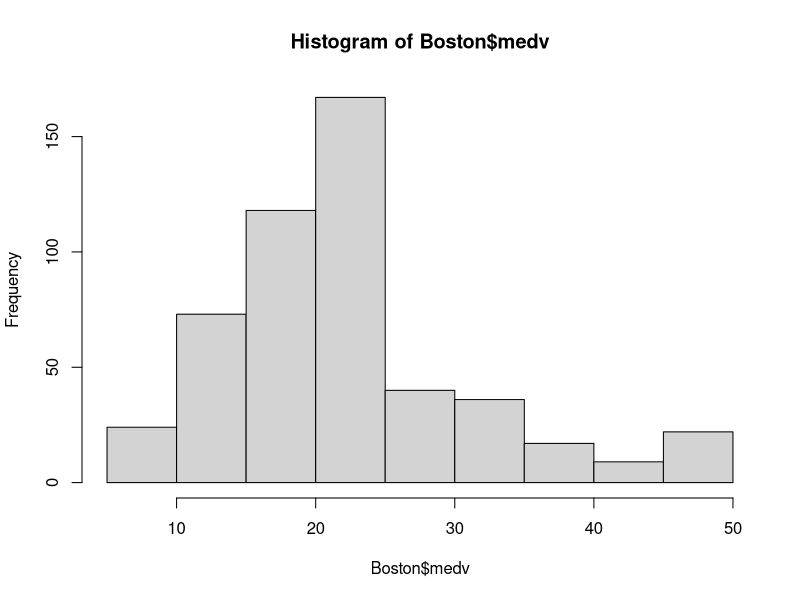
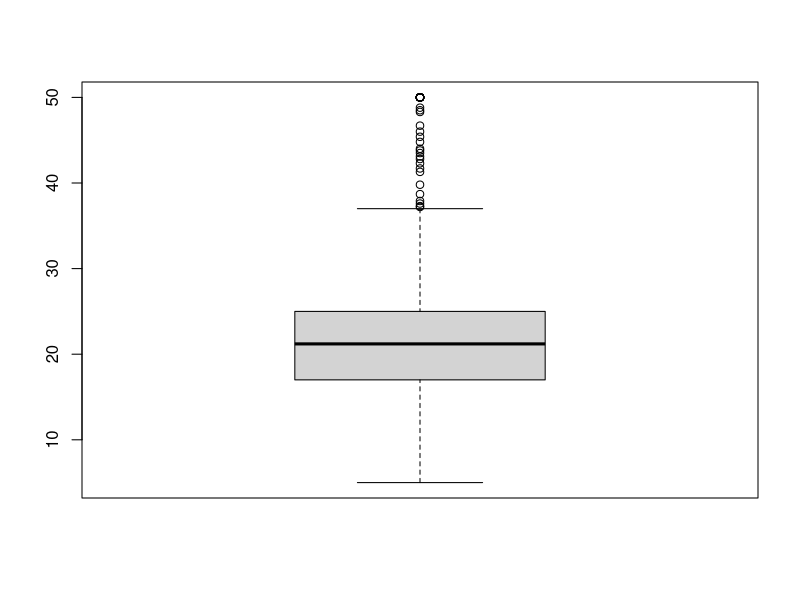

Source code (R) for these figures, in order: (Note: this script raises an error after producing the figures.)
getwd()
library("MASS")
data("Boston")
View(Boston)

#Output variable
hist(Boston$medv)
boxplot(Boston$medv)

summary(Boston$medv)
Boston$medv_log=log(Boston$medv)
summary(Boston$medv_log)
Boston$lstat_sqrt=sqrt(Boston$lstat)
View(Boston)
write.csv(Boston,"Boston.csv")
rows=1:nrow(Boston)
trainRows=sample(rows,round(0.7*nrow(Boston)))
testRows=rows[-trainRows]

cor(Boston[,c("medv","lstat")])

mod1=lm(medv_log ~ Boston$lstat_log, data=Boston$lstat_sqrt)
summary(mod1)

mod1=lm(medv ~ lstat,data=Boston)
summary(mod1)
